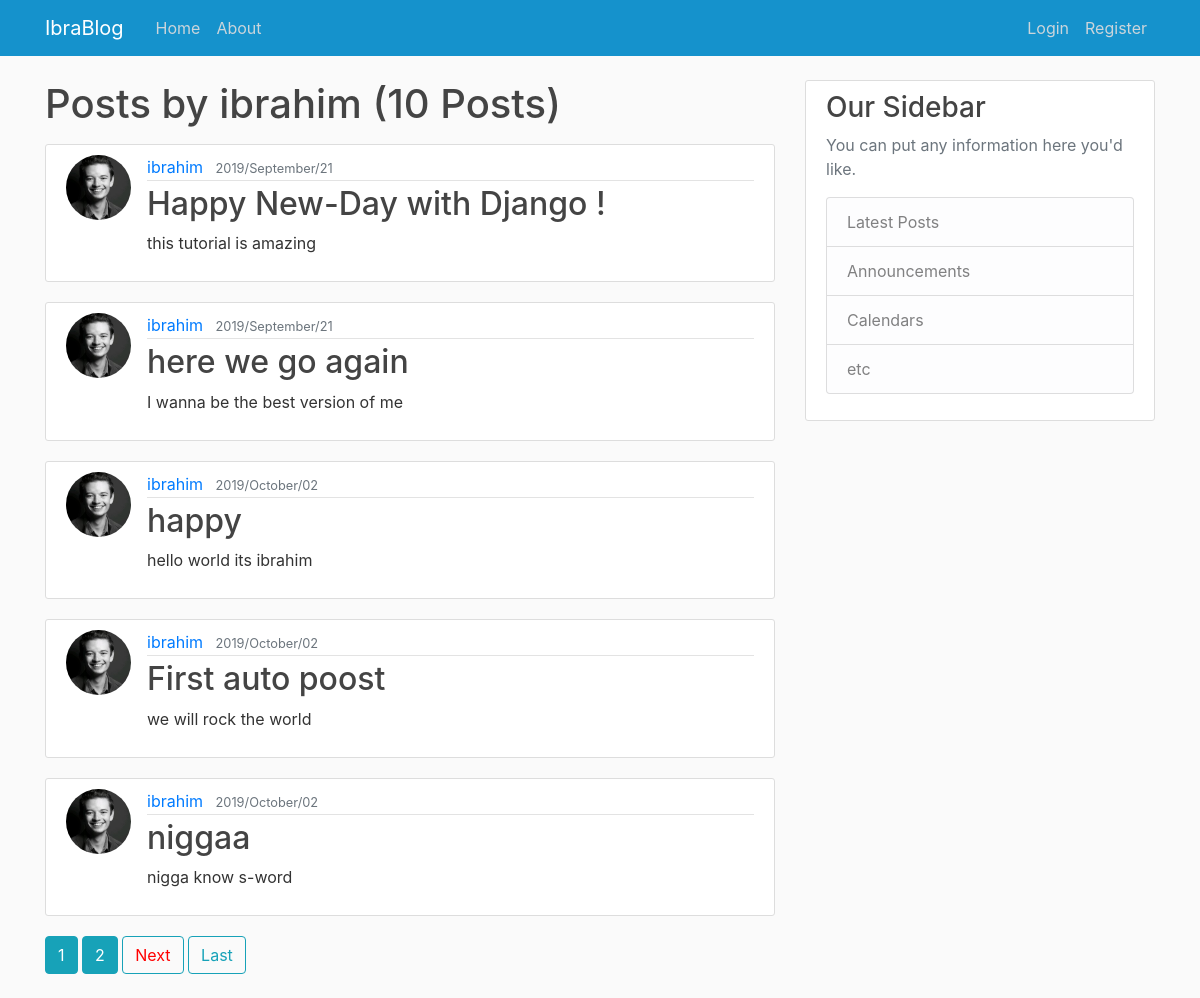
The app's page /blog/user/ibrahim with its own data.
### blog/models.py (models this page shows, shortened)
class Post(models.Model):
    title = models.CharField(max_length=100) #CharField used for names restricted strings
    content = models.TextField() #unrestricted string there is "choices" parameter used for choose your own charfields
    date = models.DateTimeField(default=timezone.now())
    author = models.ForeignKey(User,on_delete=models.CASCADE)

### users/models.py (models this page shows, shortened)
class Profile(models.Model):
    user = models.OneToOneField(User,on_delete=models.CASCADE)
    image = models.ImageField(default ='default.jpeg',upload_to='profile_pics')

### blog/views.py (the view, shortened to what this page needs)
# urls.py: path('user/<str:username>', UserPostListView.as_view(),name='user-posts'),
class UserPostListView(ListView):
    model = Post
    template_name = 'blog/user_posts.html'
    context_object_name = 'posts'
    paginate_by = 5
    template_name = 'blog/user_post.html'

### blog/templates/blog/user_post.html (shortened to what this page needs)
{%extends "blog/base.html" %}
{% block content %}
 <h1 class="mb-3">Posts by {{ view.kwargs.username }} ({{ page_obj.paginator.count }} Posts)  </h1>
{% for post in posts %}
<article class="media content-section">
  <img class="rounded-circle article-img" src={{post.author.profile.image.url}}>
  <div class="media-body">
    <div class="article-metadata">
      <a class="mr-2" href= "{% url 'user-posts' post.author.username %}" >{{ post.author }}</a>
      <small class="text-muted">{{ post.date |date:"Y/F/d" }}</small>
    </div>
    <h2><a class="article-title" href="{% url 'post-detail' post.id %}">{{ post.title }}</a></h2>
    <p class="article-content">{{ post.content }}</p>
  </div>
</article>
{% endfor %}
  {% if is_paginated %}
    {% for num in page_obj.paginator.page_range %}
      {% if page_obj.number == num %}
            <a class = "btn btn-info mb-4" href="?page={{num}}">{{ num }}</a>
      {% elif num > page_obj.number|add:'-3' and num < page_obj.number|add:'3'%}
            <a class = "btn btn-info mb-4" href="?page={{num}}">{{ num }}</a>
      {% endif %}
    {% endfor %}
      {% if page_obj.has_next %}
      <a id="link" class = "btn btn-outline-info mb-4" href="?page={{page_obj.next_page_number}}">Next</a>
      <a class = "btn btn-outline-info mb-4" href="?page={{num}}">Last</a>
      {% endif %}
  {% endif %}
{% endblock content %}

### blog/static/blog/main.css (style rules this page uses)
body { background: #fafafa; color: #333333; margin-top: 5rem; }
h1, h2, h3, h4, h5, h6 { color: #444444; }
.content-section { background: #ffffff; padding: 10px 20px; border: 1px solid #dddddd; border-radius: 3px; margin-bottom: 20px; }
.article-title { color: #444444; }
.article-content { white-space: pre-line; }
.article-img { height: 65px; width: 65px; margin-right: 16px; }
.article-metadata { padding-bottom: 1px; margin-bottom: 4px; border-bottom: 1px solid #e3e3e3 }

### blog/templates/blog/user_post.html (style rules this page uses)
#link { color: #FF0000; }

### records on screen
Post: author.profile.image (picture), author "ibrahim", date "2019/September/21", title "Happy New-Day with Django !", content "this tutorial is amazing"
Post: author.profile.image (picture), author "ibrahim", date "2019/September/21", title "here we go again", content "I wanna be the best version of me"
Post: author.profile.image (picture), author "ibrahim", date "2019/October/02", title "happy", content "hello world its ibrahim"
Post: author.profile.image (picture), author "ibrahim", date "2019/October/02", title "First auto poost", content "we will rock the world"
Post: author.profile.image (picture), author "ibrahim", date "2019/October/02", title "niggaa", content "nigga know s-word"

### other values on screen
{{ view.kwargs.username }} "ibrahim"
{{ page_obj.paginator.count }} "10"
{{ num }} "1"
{{ num }} "2"
